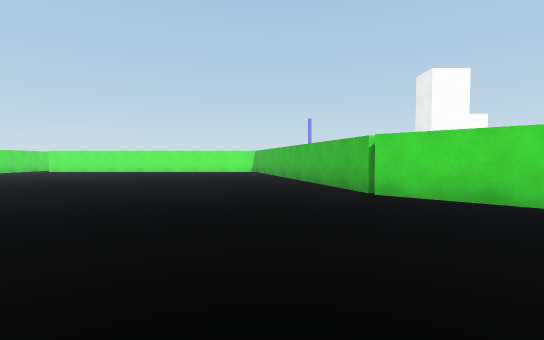
[1] (above)

16 first-person views from a walk through a 3-D level made in the Unity game engine. The camera is 0.72 m above the floor, tilts 2° down and sees 85° across. The floor is counted in squares, 1 m on a side. Each view is taken from the middle of a square. On the plan, view 1 faces up. The plan holds only what a view shows up to about 10 squares ahead; the rest is blank. The place goes on beyond the plan. The player character is not drawn. Surface patterns are stand-ins for the level's own textures.

[2]
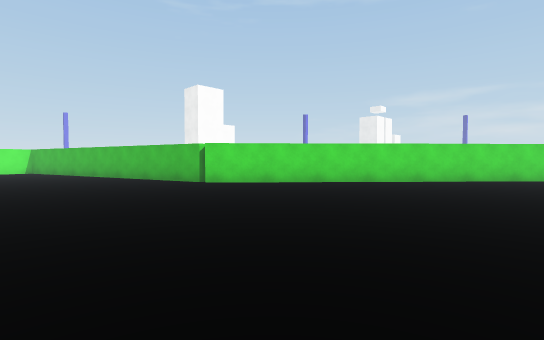

[3]
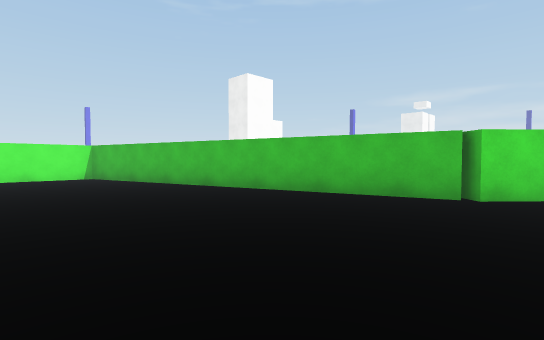

[4]
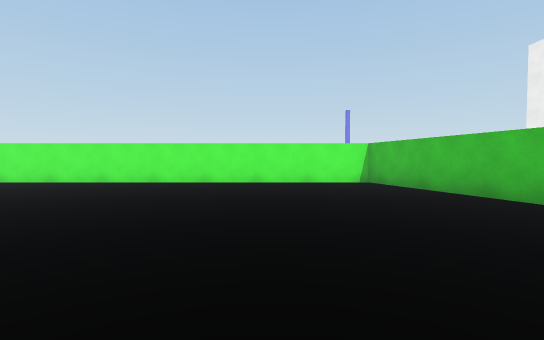

[5]
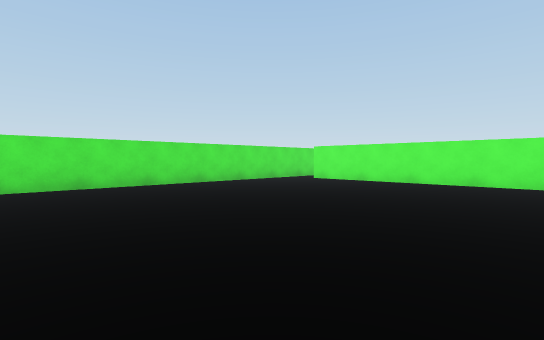

[6]
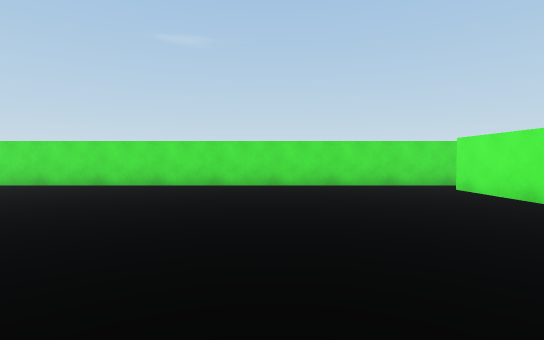

[7]
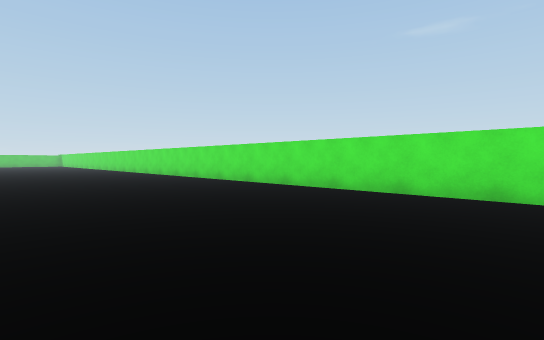

[8]
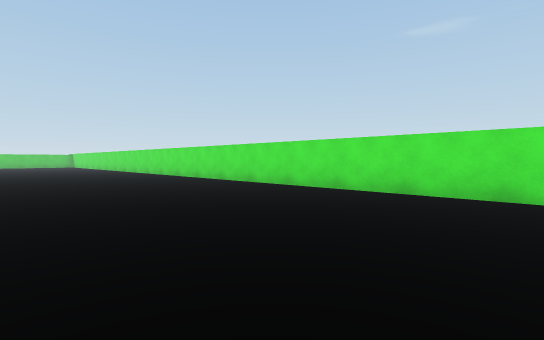

[9]
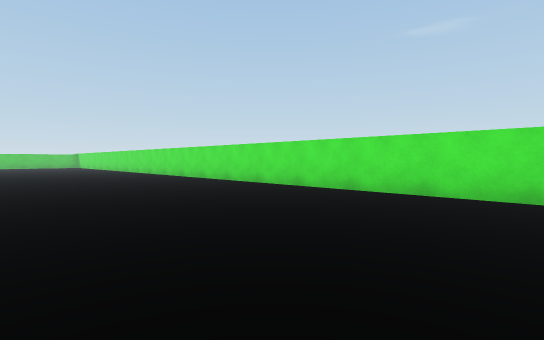

[10]
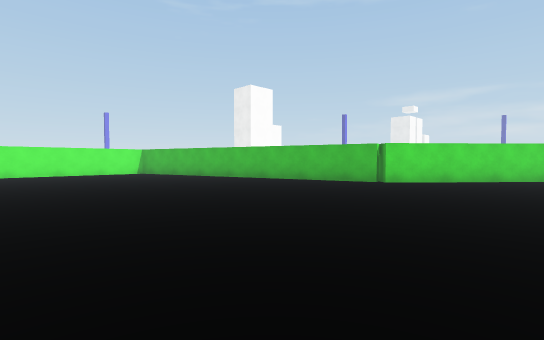

[11]
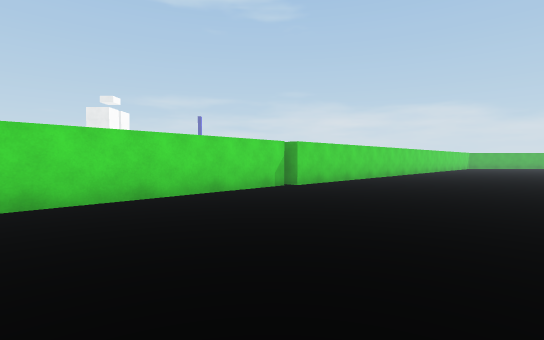

[12]
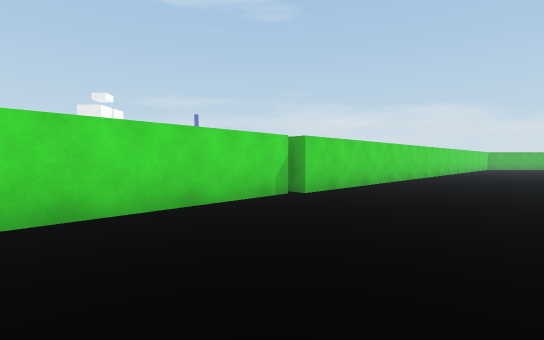

[13]
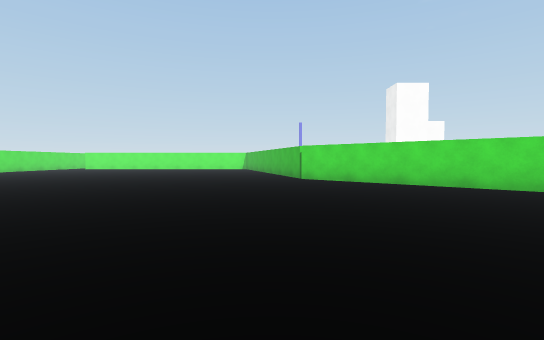

[14]
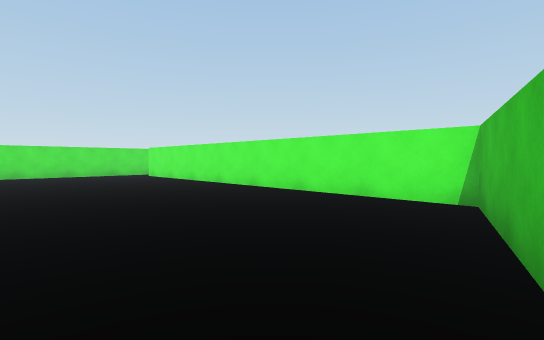

[15]
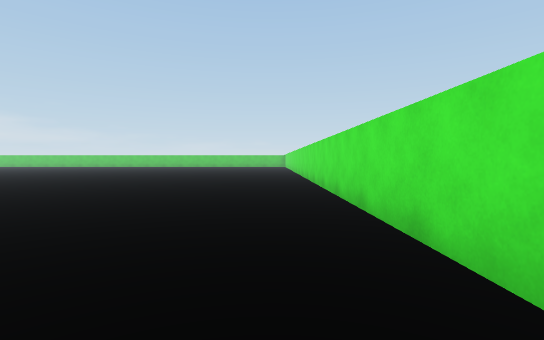

[16]
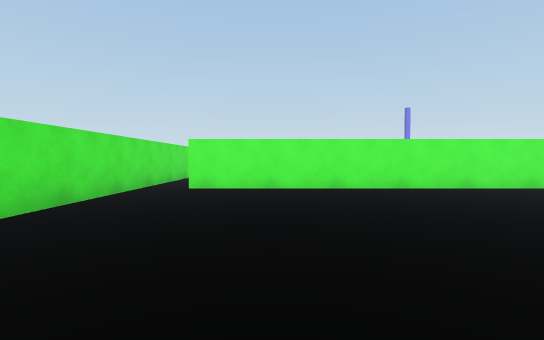

### Floor plan
Points are (right, up) in squares from view 1. A wall is a line through its corners. A room is listed if a view was taken in it or the views show most of it. See-through windows are left out.
Room 1 (views 1, 2, 3, 4, 5, 6, 7, 8, 9, 10, 11, 12, 13, 14, 15, 16)
walls: (2.2, 6) (-1, 17.4) (-13.1, 17.4); (-14.3, 17.5) (-14.3, -5.5); (11.3, -2.4) (2.1, 6.1) (2.4, 6.4) (2, 6.3); (14.1, -5.5) (11.4, -2.7) (11.8, -2.3)
ways out: opening at (-14, 18)

Positions as (right, up) in squares from view 1, and headings:
1: (0, 0), facing up
2: (-3, -2), facing up-right
3: (-4, 5), facing up-right
4: (-4, 8), facing up
5: (-6, 8), facing up-left
6: (-6, 13), facing left
7: (-8, 9), facing down-left
8: (-8, 4), facing down-left
9: (-8, 2), facing down-left
10: (-7, 2), facing up-right
11: (3, -2), facing right
12: (5, -2), facing right
13: (1, -5), facing up
14: (0, 12), facing up-left
15: (-13, 1), facing down
16: (-11, 10), facing up
